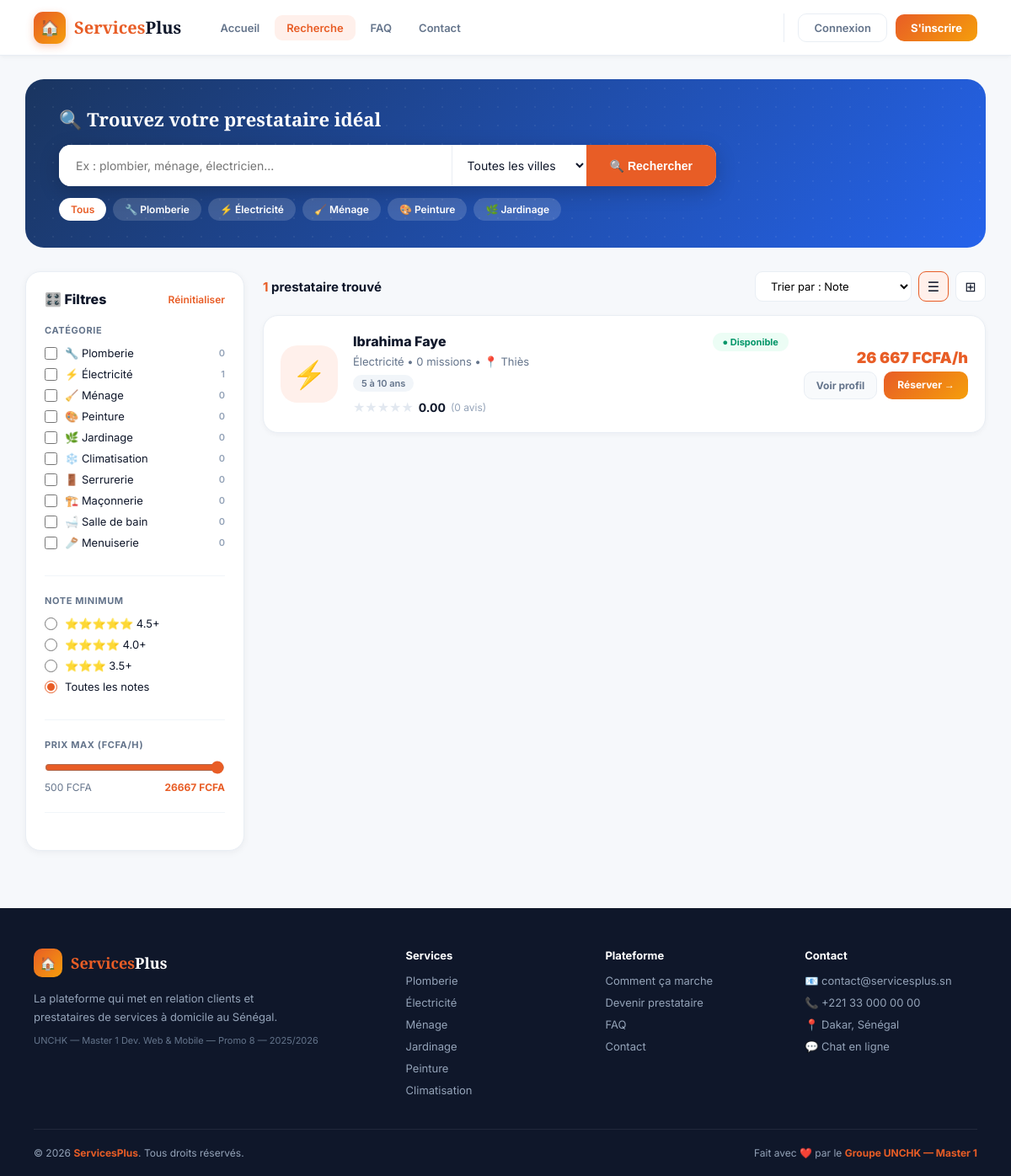
Page /recherche.php on the committed database.
### tables this page shows
CREATE TABLE IF NOT EXISTS `categories` (
  `id` int NOT NULL AUTO_INCREMENT,
  `nom` varchar(80) NOT NULL,
  `icone` varchar(10) NOT NULL,
  PRIMARY KEY (`id`),
  UNIQUE KEY `nom` (`nom`)
);

CREATE TABLE IF NOT EXISTS `prestataire_profils` (
  `user_id` int NOT NULL,
  `categorie_id` int NOT NULL,
  `bio` text,
  `tarif_horaire` decimal(10,2) NOT NULL DEFAULT '0.00',
  `experience` varchar(50) DEFAULT '1 a 3 ans',
  `piece_identite` varchar(255) DEFAULT NULL,
  `statut_validation` enum('en_attente','valide','refuse') NOT NULL DEFAULT 'en_attente',
  `disponible` tinyint(1) NOT NULL DEFAULT '1',
  `note_moyenne` decimal(3,2) NOT NULL DEFAULT '0.00',
  `nb_avis` int NOT NULL DEFAULT '0',
  `admin_validateur_id` int DEFAULT NULL,
  `date_validation` datetime DEFAULT NULL,
  PRIMARY KEY (`user_id`),
  KEY `categorie_id` (`categorie_id`),
  KEY `admin_validateur_id` (`admin_validateur_id`)
);

CREATE TABLE IF NOT EXISTS `utilisateurs` (
  `id` int NOT NULL AUTO_INCREMENT,
  `role` enum('client','prestataire','admin') NOT NULL DEFAULT 'client',
  `nom` varchar(100) NOT NULL,
  `prenom` varchar(100) NOT NULL,
  `email` varchar(150) NOT NULL,
  `mot_de_passe` varchar(255) NOT NULL,
  `telephone` varchar(20) DEFAULT NULL,
  `ville` varchar(100) DEFAULT NULL,
  `photo` varchar(255) DEFAULT NULL,
  `statut` enum('actif','suspendu') NOT NULL DEFAULT 'actif',
  `date_creation` datetime NOT NULL DEFAULT CURRENT_TIMESTAMP,
  PRIMARY KEY (`id`),
  UNIQUE KEY `email` (`email`)
);

### includes/fonctions.php (called while the page is built, shortened)
<?php
function e(?string $texte): string
{
    return htmlspecialchars($texte ?? '', ENT_QUOTES, 'UTF-8');
}

### recherche.php (the view, shortened to what this page needs)
<?php
require 'config/connexion.php';
require 'includes/fonctions.php';
$q            = trim($_GET['q'] ?? '');
$categorieBrut = $_GET['categorie'] ?? [];
$categorieSel = array_map('intval', $categorieBrut);
$noteMin      = (float)($_GET['note'] ?? 0);
$prixMax      = (int)($_GET['prix_max'] ?? 0);
$tri          = $_GET['tri'] ?? 'note';
$vue          = ($_GET['vue'] ?? 'liste') === 'grille' ? 'grille' : 'liste';
$page         = max(1, (int)($_GET['page'] ?? 1));
$parPage      = 9;
$categories = $pdo->query("
    SELECT c.id, c.nom, c.icone, COUNT(pp.user_id) AS nb
    FROM categories c
    LEFT JOIN prestataire_profils pp ON pp.categorie_id = c.id AND pp.statut_validation = 'valide'
    GROUP BY c.id ORDER BY c.id
")->fetchAll();
$prixMaxBD = (int)$pdo->query("SELECT COALESCE(MAX(tarif_horaire), 5000) FROM prestataire_profils WHERE statut_validation='valide'")->fetchColumn();
if ($prixMax <= 0) { $prixMax = $prixMaxBD; }
$where  = ["pp.statut_validation = 'valide'"];
$params = [];
$where[] = 'pp.tarif_horaire <= ?';
$params[] = $prixMax;
$whereSql = implode(' AND ', $where);
$ordreSql = match ($tri) {
    'prix_asc'  => 'pp.tarif_horaire ASC',
    'prix_desc' => 'pp.tarif_horaire DESC',
    'missions'  => 'missions DESC',
    default     => 'pp.note_moyenne DESC, pp.nb_avis DESC',
};
$sqlCount = "SELECT COUNT(*) FROM prestataire_profils pp
             JOIN utilisateurs u ON u.id = pp.user_id
             JOIN categories c ON c.id = pp.categorie_id
             WHERE $whereSql";
$stmt = $pdo->prepare($sqlCount);
$stmt->execute($params);
$total     = (int)$stmt->fetchColumn();
$totalPages = max(1, (int)ceil($total / $parPage));
$page       = min($page, $totalPages);
$offset     = ($page - 1) * $parPage;
$sql = "SELECT u.id, u.nom, u.prenom, u.ville, pp.tarif_horaire, pp.note_moyenne, pp.nb_avis, pp.experience,
               c.nom AS categorie_nom, c.icone,
               (SELECT COUNT(*) FROM reservations r WHERE r.prestataire_id = u.id AND r.statut = 'terminee') AS missions
        FROM prestataire_profils pp
        JOIN utilisateurs u ON u.id = pp.user_id
        JOIN categories c ON c.id = pp.categorie_id
        WHERE $whereSql
        ORDER BY $ordreSql
        LIMIT $parPage OFFSET $offset";
$stmt = $pdo->prepare($sql);
$stmt->execute($params);
$prestataires = $stmt->fetchAll();
function etoiles(float $note): string
{
    $html = '';
    for ($i = 1; $i <= 5; $i++) {
        $html .= '<span style="color:' . ($i <= round($note) ? '#F59E0B' : '#E2E8F0') . '">★</span>';
    }
    return $html;
}
function urlAvec(array $remplacements = []): string
{
    $params = array_merge($_GET, $remplacements);
    foreach ($params as $k => $v) { if ($v === '' || $v === null) unset($params[$k]); }
    return 'recherche.php?' . http_build_query($params);
}
require 'includes/header.php';
?>
<div class="container">
  <form method="get" action="recherche.php" id="formFiltres">
  <div class="search-hero">
    <div class="search-hero-inner">
      <h2>🔍 Trouvez votre prestataire idéal</h2>
      <div class="search-bar">
        <input type="text" name="q" placeholder="Ex : plombier, ménage, électricien..." value="<?= e($q) ?>"/>
        <select name="ville">
          <option value="">Toutes les villes</option>
        </select>
        <button type="submit">🔍 Rechercher</button>
      </div>
      <div class="quick-tags">
        <a class="qtag <?= empty($categorieSel) ? 'active' : '' ?>" href="recherche.php">Tous</a>
        <?php foreach (array_slice($categories, 0, 5) as $cat): ?>
          <a class="qtag <?= (in_array($cat['id'], $categorieSel) && count($categorieSel)===1) ? 'active' : '' ?>" href="<?= urlAvec(['categorie' => [$cat['id']], 'page' => null, 'q' => null]) ?>"><?= $cat['icone'] ?> <?= e($cat['nom']) ?></a>
        <?php endforeach; ?>
      </div>
    </div>
  </div>
  <div class="layout">
    <aside class="sidebar">
      <div class="sidebar-title">🎛️ Filtres <a class="reset-btn" href="recherche.php">Réinitialiser</a></div>
      <div class="filter-section">
        <span class="filter-label">Catégorie</span>
        <?php foreach ($categories as $cat): ?>
          <div class="filter-item">
            <input type="checkbox" name="categorie[]" id="cat<?= $cat['id'] ?>" value="<?= $cat['id'] ?>" <?= in_array($cat['id'], $categorieSel) ? 'checked' : '' ?> onchange="filtrerSansTexte()"/>
            <label for="cat<?= $cat['id'] ?>"><?= $cat['icone'] ?> <?= e($cat['nom']) ?></label>
            <span class="count"><?= (int)$cat['nb'] ?></span>
          </div>
        <?php endforeach; ?>
      </div>
      <div class="filter-section">
        <span class="filter-label">Note minimum</span>
        <?php foreach ([['val'=>4.5,'lbl'=>'⭐⭐⭐⭐⭐ 4.5+'], ['val'=>4.0,'lbl'=>'⭐⭐⭐⭐ 4.0+'], ['val'=>3.5,'lbl'=>'⭐⭐⭐ 3.5+']] as $opt): ?>
          <div class="filter-item">
            <input type="radio" name="note" id="n<?= (int)($opt['val']*10) ?>" value="<?= $opt['val'] ?>" <?= $noteMin == $opt['val'] ? 'checked' : '' ?> onchange="filtrerSansTexte()"/>
            <label for="n<?= (int)($opt['val']*10) ?>"><?= $opt['lbl'] ?></label>
          </div>
        <?php endforeach; ?>
        <div class="filter-item">
          <input type="radio" name="note" id="nall" value="" <?= $noteMin == 0 ? 'checked' : '' ?> onchange="filtrerSansTexte()"/>
          <label for="nall">Toutes les notes</label>
        </div>
      </div>
      <div class="filter-section">
        <span class="filter-label">Prix max (FCFA/h)</span>
        <div class="price-range">
          <input type="range" name="prix_max" min="500" max="<?= max($prixMaxBD,500) ?>" step="100" value="<?= $prixMax ?>" oninput="document.getElementById('prixLabel').textContent=this.value+' FCFA'" onchange="filtrerSansTexte()"/>
          <div class="price-labels">
            <span>500 FCFA</span>
            <span id="prixLabel" style="color:var(--primary);font-weight:700;"><?= $prixMax ?> FCFA</span>
          </div>
        </div>
      </div>
    </aside>
    <main>
      <div class="results-header">
        <div class="results-count"><span><?= $total ?></span> prestataire<?= $total>1?'s':'' ?> trouvé<?= $total>1?'s':'' ?></div>
        <div class="results-controls">
          <select class="sort-select" name="tri_select" onchange="document.querySelector('[name=tri]').value=this.value; document.getElementById('formFiltres').submit()">
            <option value="note" <?= $tri==='note'?'selected':'' ?>>Trier par : Note</option>
          </select>
          <a class="vue-btn <?= $vue==='liste'?'active':'' ?>" href="<?= urlAvec(['vue'=>'liste']) ?>" title="Vue liste">☰</a>
          <a class="vue-btn <?= $vue==='grille'?'active':'' ?>" href="<?= urlAvec(['vue'=>'grille']) ?>" title="Vue grille">⊞</a>
        </div>
      </div>
      <?php if (empty($prestataires)): ?>
        <div class="no-result">
          <div class="icon">🔍</div>
          <h3>Aucun prestataire trouvé</h3>
          <p>Essayez de modifier vos filtres ou d'élargir votre recherche.</p>
        </div>
      <?php elseif ($vue === 'liste'): ?>
        <div class="presta-list">
          <?php foreach ($prestataires as $p): ?>
            <a class="presta-card-list" href="profil_prestataire.php?id=<?= (int)$p['id'] ?>">
              <div class="presta-avatar-lg"><?= $p['icone'] ?></div>
              <div class="presta-info">
                <div class="presta-top-row">
                  <div class="presta-name"><?= e($p['prenom'].' '.$p['nom']) ?></div>
                  <span class="presta-dispo">● Disponible</span>
                </div>
                <div class="presta-meta"><?= e($p['categorie_nom']) ?> • <?= (int)$p['missions'] ?> missions • 📍 <?= e($p['ville'] ?? 'Dakar') ?></div>
                <div class="presta-tags"><span class="presta-tag"><?= e($p['experience']) ?></span></div>
                <div class="presta-stars">
                  <span class="stars"><?= etoiles($p['note_moyenne']) ?></span>
                  <span class="stars-num"><?= e((string)$p['note_moyenne']) ?></span>
                  <span class="stars-avis">(<?= (int)$p['nb_avis'] ?> avis)</span>
                </div>
              </div>
              <div class="presta-right">
                <div class="presta-prix"><?= number_format($p['tarif_horaire'],0,',',' ') ?> FCFA/h</div>
                <div class="presta-actions">
                  <span class="btn-profil">Voir profil</span>
                  <span class="btn-reserver">Réserver →</span>
                </div>
              </div>
            </a>
          <?php endforeach; ?>
        </div>
      <?php endif; ?>
    </main>
  </div>
  </form>
</div>
<?php require 'includes/footer.php'; ?>

### rows in the picture
categories: icone "🔧", nom "Plomberie", nb "0"
categories: icone "⚡", nom "Électricité", nb "1"
categories: icone "🧹", nom "Ménage", nb "0"
categories: icone "🎨", nom "Peinture", nb "0"
categories: icone "🌿", nom "Jardinage", nb "0"
categories: icone "❄️", nom "Climatisation", nb "0"
categories: icone "🚪", nom "Serrurerie", nb "0"
categories: icone "🏗️", nom "Maçonnerie", nb "0"
categories: icone "🛁", nom "Salle de bain", nb "0"
categories: icone "🪚", nom "Menuiserie", nb "0"
prestataire_profils: categorie.icone "⚡", user_id.nom "Ibrahima Faye", categorie.nom "Électricité", missions "0", user_id.ville "Thiès", experience "5 à 10 ans", note_moyenne "0.00", nb_avis "0", tarif_horaire "26 667"

### other values in the picture
$opt['lbl'] "⭐⭐⭐⭐⭐ 4.5+"
$opt['lbl'] "⭐⭐⭐⭐ 4.0+"
$opt['lbl'] "⭐⭐⭐ 3.5+"
$prixMax "26667"
$total "1"
